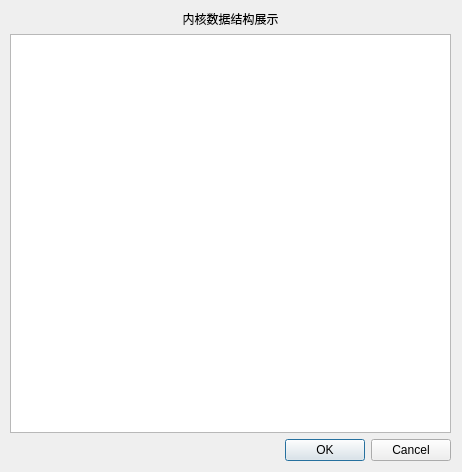
<?xml version="1.0" encoding="UTF-8"?>
<ui version="4.0">
 <class>Dialogstruct</class>
 <widget class="QDialog" name="Dialogstruct">
  <property name="geometry">
   <rect>
    <x>0</x>
    <y>0</y>
    <width>462</width>
    <height>472</height>
   </rect>
  </property>
  <property name="minimumSize">
   <size>
    <width>462</width>
    <height>472</height>
   </size>
  </property>
  <property name="windowTitle">
   <string>内核数据结构</string>
  </property>
  <widget class="QWidget" name="verticalLayoutWidget">
   <property name="geometry">
    <rect>
     <x>10</x>
     <y>10</y>
     <width>441</width>
     <height>451</height>
    </rect>
   </property>
   <layout class="QVBoxLayout" name="verticalLayout">
    <item>
     <widget class="QLabel" name="label">
      <property name="text">
       <string>内核数据结构展示</string>
      </property>
      <property name="alignment">
       <set>Qt::AlignCenter</set>
      </property>
     </widget>
    </item>
    <item>
     <widget class="QTreeView" name="treeView"/>
    </item>
    <item>
     <widget class="QDialogButtonBox" name="buttonBox">
      <property name="orientation">
       <enum>Qt::Horizontal</enum>
      </property>
      <property name="standardButtons">
       <set>QDialogButtonBox::Cancel|QDialogButtonBox::Ok</set>
      </property>
     </widget>
    </item>
   </layout>
  </widget>
 </widget>
 <resources/>
 <connections>
  <connection>
   <sender>buttonBox</sender>
   <signal>accepted()</signal>
   <receiver>Dialogstruct</receiver>
   <slot>accept()</slot>
   <hints>
    <hint type="sourcelabel">
     <x>248</x>
     <y>254</y>
    </hint>
    <hint type="destinationlabel">
     <x>157</x>
     <y>274</y>
    </hint>
   </hints>
  </connection>
  <connection>
   <sender>buttonBox</sender>
   <signal>rejected()</signal>
   <receiver>Dialogstruct</receiver>
   <slot>reject()</slot>
   <hints>
    <hint type="sourcelabel">
     <x>316</x>
     <y>260</y>
    </hint>
    <hint type="destinationlabel">
     <x>286</x>
     <y>274</y>
    </hint>
   </hints>
  </connection>
 </connections>
</ui>
